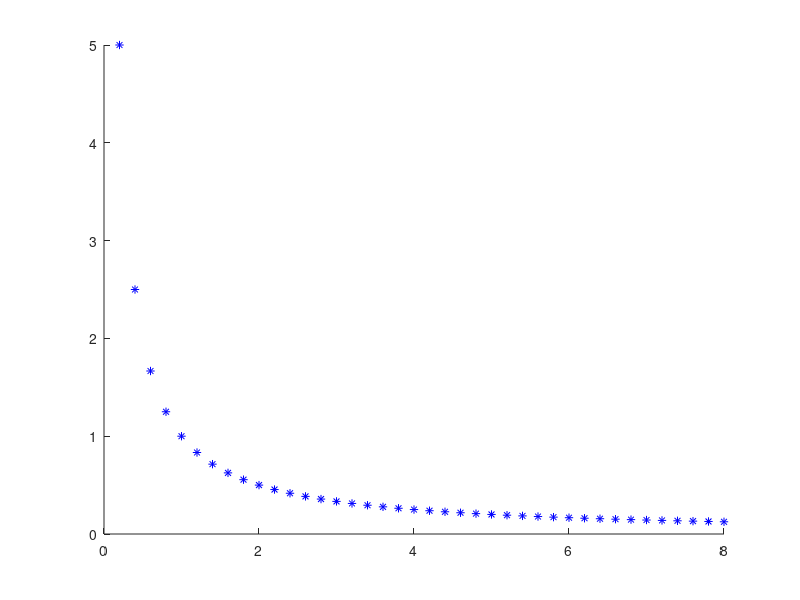

Recreate this plot in MATLAB.
c=0;
for rof=0.2:0.2:8
   c=c+1;
   tcritico=1/rof;
   
   xrof(1,c)=rof;
   ytime(1,c)=tcritico; 
end
hold on;
plot(xrof,ytime,'b*')